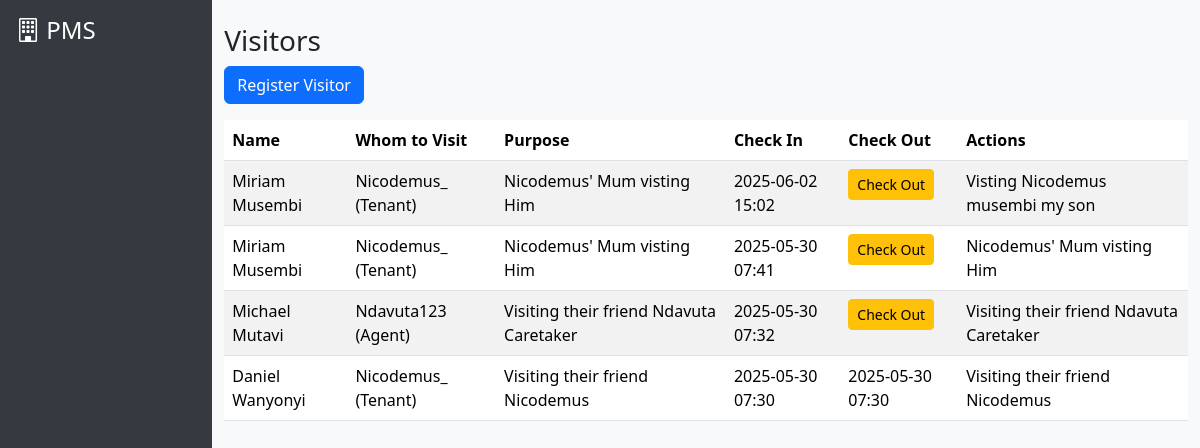
Page /visitors/ (signed in) on the committed database.
### visitors/models.py (models this page shows, shortened)
class Visitor(models.Model):
    name = models.CharField(max_length=100)
    phone = models.CharField(max_length=20, blank=True)
    email = models.EmailField(blank=True)
    whom_to_visit = models.ForeignKey(get_user_model(), on_delete=models.SET_NULL, null=True, blank=True, related_name='visitors')
    purpose = models.CharField(max_length=255)
    check_in = models.DateTimeField(auto_now_add=True)
    check_out = models.DateTimeField(null=True, blank=True)
    notes = models.TextField(blank=True)
    registered_by = models.ForeignKey(get_user_model(), on_delete=models.SET_NULL, null=True, blank=True, related_name='registered_visitors')
    property = models.ForeignKey(Building, on_delete=models.SET_NULL, null=True, blank=True, related_name='visitors')  # Optional

### accounts/models.py (models this page shows)
class User(AbstractUser):
    ROLE_CHOICES = [
        ('landlord', 'Landlord'),
        ('tenant', 'Tenant'),
        ('agent', 'Agent'),
        ('caretaker', 'Caretaker'),
    ]
    role = models.CharField(max_length=20, choices=ROLE_CHOICES)
    full_name = models.CharField(max_length=100, blank=True, null=True)
    phone_number = models.CharField(max_length=20, blank=True, null=True)
    national_id = models.CharField(max_length=30, blank=True, null=True)
    company_name = models.CharField(max_length=100, blank=True, null=True)
    agency_name = models.CharField(max_length=100, blank=True, null=True)
    emergency_contact_name = models.CharField(max_length=100, blank=True, null=True)
    emergency_contact_phone = models.CharField(max_length=20, blank=True, null=True)
    assigned_property = models.CharField(max_length=100, blank=True, null=True)
    def __str__(self):
        return f"{self.username} ({self.get_role_display()})"

### visitors/views.py (the view, shortened to what this page needs)
# urls.py: path('', views.visitor_list, name='visitor_list'),
@login_required
def visitor_list(request):
    user = request.user
    if user.is_superuser:
        visitors = Visitor.objects.all().order_by('-check_in')
    else:
        visitors = Visitor.objects.none()
    return render(request, "visitors/visitor_list.html", {"visitors": visitors})

### templates/visitors/visitor_list.html
{% extends "base.html" %}
{% block content %}
<div class="container mt-4">
    <h3>Visitors</h3>
    <a href="{% url 'visitor_register' %}" class="btn btn-primary mb-3">Register Visitor</a>
    <table class="table table-striped">
        <thead>
            <tr>
                <th>Name</th>
                <th>Whom to Visit</th>
                <th>Purpose</th>
                <th>Check In</th>
                <th>Check Out</th>
                <th>Actions</th>
            </tr>
        </thead>
        <tbody>
            {% for visitor in visitors %}
            <tr>
                <td>{{ visitor.name }}</td>
                <td>{{ visitor.whom_to_visit }}</td>
                <td>{{ visitor.purpose }}</td>
                <td>{{ visitor.check_in|date:"Y-m-d H:i" }}</td>
                <td>
                    {% if visitor.check_out %}
                        {{ visitor.check_out|date:"Y-m-d H:i" }}
                    {% else %}
                        <a href="{% url 'visitor_checkout' visitor.pk %}" class="btn btn-warning btn-sm">Check Out</a>
                    {% endif %}
                </td>
                <td>{{ visitor.notes|default:"-" }}</td>
            </tr>
            {% empty %}
            <tr><td colspan="6">No visitors found.</td></tr>
            {% endfor %}
        </tbody>
    </table>
</div>
{% endblock %}

### templates/base.html (style rules this page uses)
body { background: #f8f9fa; transition: background 0.3s, color 0.3s; }

### rows in the picture
Visitor: name "Miriam Musembi", whom_to_visit "Nicodemus_ (Tenant)", purpose "Nicodemus' Mum visting Him", check_in "2025-06-02 15:02", shows "Check Out", notes "Visting Nicodemus musembi my son"
Visitor: name "Miriam Musembi", whom_to_visit "Nicodemus_ (Tenant)", purpose "Nicodemus' Mum visting Him", check_in "2025-05-30 07:41", shows "Check Out", notes "Nicodemus' Mum visting Him"
Visitor: name "Michael Mutavi", whom_to_visit "Ndavuta123 (Agent)", purpose "Visiting their friend Ndavuta Caretaker", check_in "2025-05-30 07:32", shows "Check Out", notes "Visiting their friend Ndavuta Caretaker"
Visitor: name "Daniel Wanyonyi", whom_to_visit "Nicodemus_ (Tenant)", purpose "Visiting their friend Nicodemus", check_in "2025-05-30 07:30", check_out "2025-05-30 07:30", notes "Visiting their friend Nicodemus"
